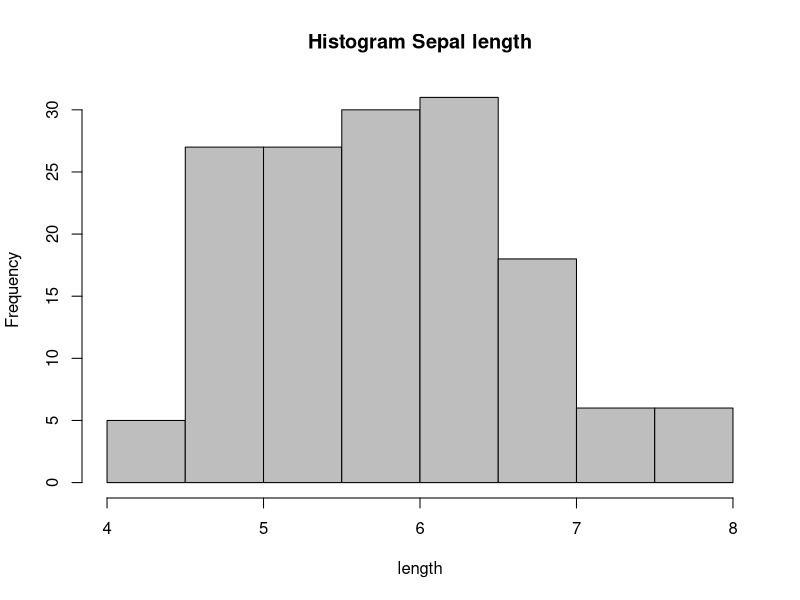
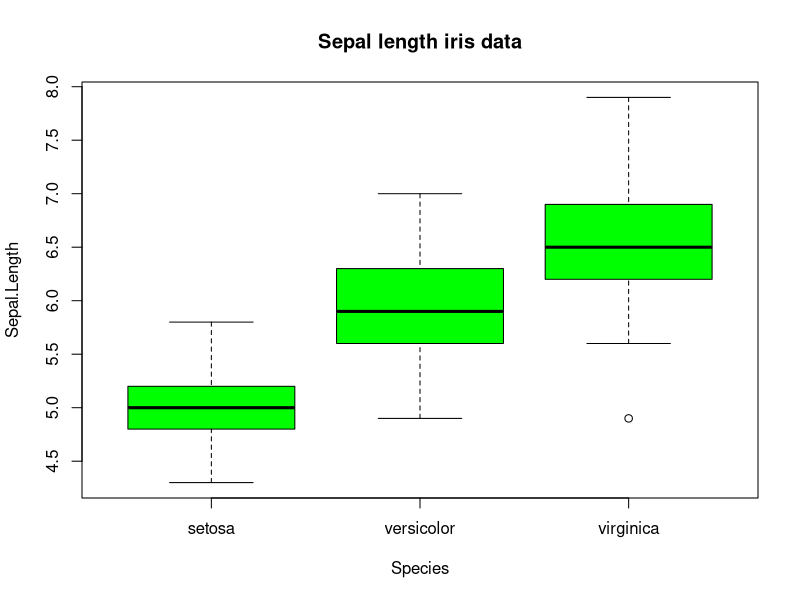
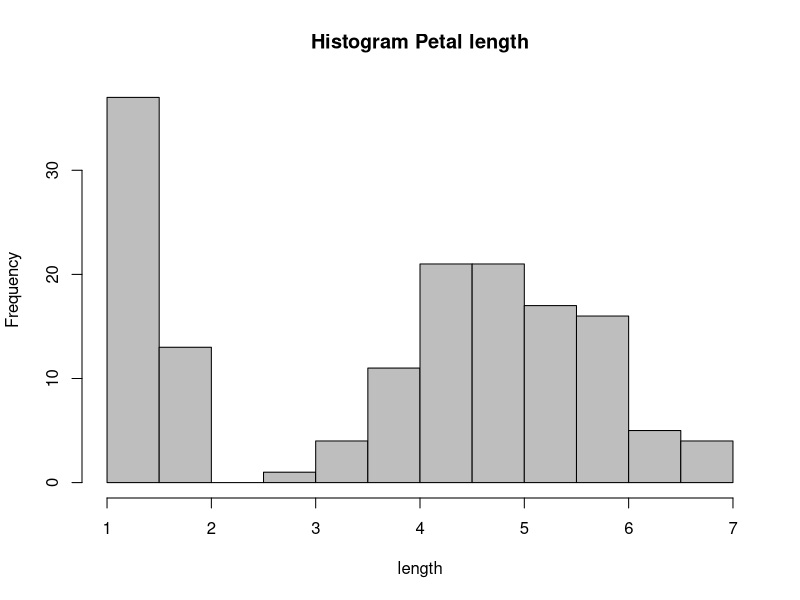
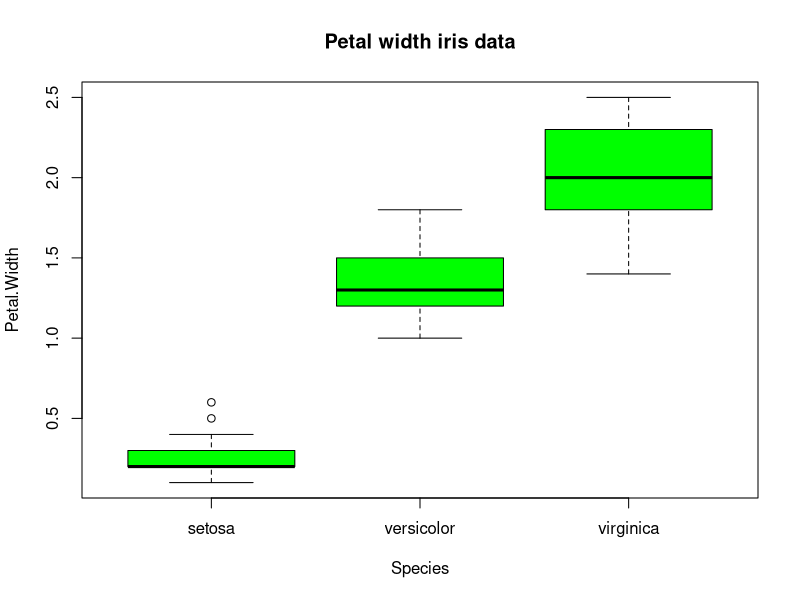

Source code (R) for these figures, in order:
#install.packages('dplyr')
library(dplyr)

#Media y desviacion estandar
iris %>%
  group_by(Species)  %>%
  summarise(media.sepal.length = mean(Sepal.Length),
            sd.sepal.length = sd(Sepal.Length),
            sd.sepal.width = sd(Sepal.Width),
            sd.sepal.Size =sd(Sepal.Length*Sepal.Width))

#histograma longitud sepalo
hist(iris$Sepal.Length, 
     main = 'Histogram Sepal length', 
     xlab = 'length',
     col = 'grey')

#boxplot longitud sepalo por especies
boxplot(Sepal.Length~Species, 
        data=iris, 
        main='Sepal length iris data', 
        col='green')

#histograma longitud Petalo 
hist(iris$Petal.Length, 
     main = 'Histogram Petal length', 
     xlab = 'length',
     col = 'grey')

#Boxpplot ancho petalo por especies
boxplot(Petal.Width~Species, 
        data=iris, 
        main='Petal width iris data', 
        col='green')

#---------------------------------------------
#Procedimiento para allar el top 5 de los mas extensos
#crear nuevo data frame
iris_top <- iris %>%
  transmute(Petal.Size = Petal.Length*Petal.Width,
            Sepal.Size = Sepal.Length*Sepal.Width,
            Species = Species)

#Hallo los 5 primeros ordenadolos por petalo sepalo
setosa <- head(iris_top %>% 
                 filter(Species %in% c("setosa")) %>%
                 arrange(-Petal.Size, -Sepal.Size),5)


virginica <- head(iris_top %>% 
                    filter(Species %in% c("virginica")) %>% 
                    arrange(-Petal.Size, -Sepal.Size),5)


versicolor <- head(iris_top %>% 
                     filter(Species %in% c("versicolor")) %>% 
                     arrange(-Petal.Size, -Sepal.Size), 5)

#Creo el nuevo dataframe con los valores anteriores
iris_top_5 <- data.frame(Setosa = setosa, 
                         Viriginica = virginica, 
                         Versicolor = versicolor)
